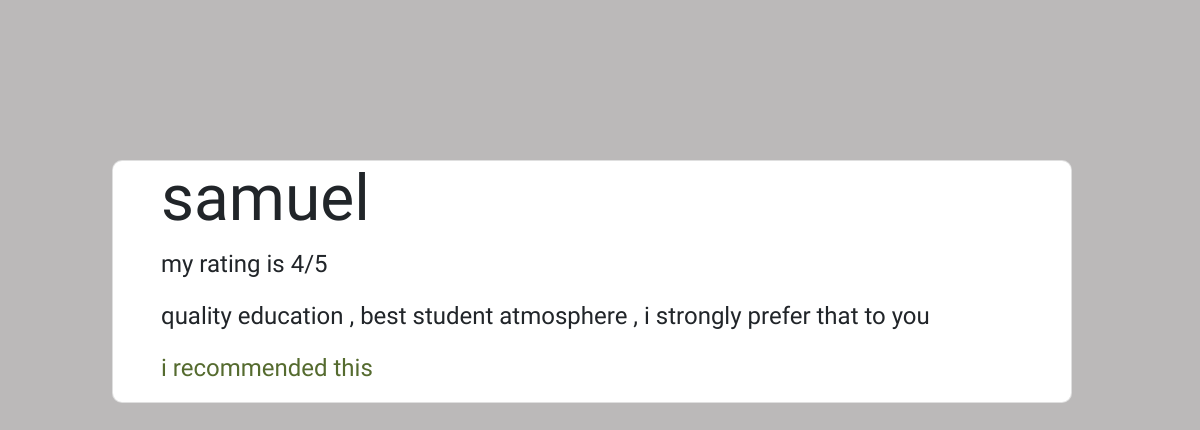
The page /review-sec/detail-review/samuel/ (signed in) on the database its author committed.
### reviews/models.py (models this page shows, shortened)
class Review(models.Model):
    name = models.CharField(max_length=50, default="")
    text = models.TextField()
    rating = models.PositiveIntegerField(validators=[MinValueValidator(1),MaxValueValidator(5)])
    recommended = models.BooleanField(default=True)
    slug = models.SlugField(default="", null=False, blank=True, db_index=True)

### reviews/views.py (the view)
# urls.py: path("detail-review/<slug:slug>/",views.DetailReview.as_view(),name="detail")
class DetailReview(LoginRequiredMixin,DetailView):
    template_name = "add_reviews/detail-review.html"
    model = Review
    context_object_name = "detail__review"

### reviews/templates/add_reviews/detail-review.html (shortened to what this page needs)
{% extends 'base.html' %}
{% load static %}
{% block css %}
    {% static 'styles/detail-review.css' %}
{% endblock css %}
{% block content %}
    <form action="/" method="GET">
        <div class="card">
            <h1 class="detail__head">{{detail__review.name}}</h1>
            <p> my rating is {{detail__review.rating}}/5</p>
            <p>{{detail__review.text}}</p>
            {% if detail__review.rating >= 3 %}
                <p class="detail__recommend">i recommended this</p>
            {% else %}
                <p class="detail__non-recommend">choose at your own risk</p>
            {% endif %}
        </div>
    </form>
{% endblock content %}

### reviews/static/styles/detail-review.css (style rules this page uses)
body { margin: 0; padding: 0; font-family: 'Roboto Condensed', sans-serif; background-color: rgb(187, 185, 185); }
.card { width: 80%; position: relative; top: 10rem; left: 7rem; padding: 0rem 3rem; border-radius: 10px; }
.detail__recommend { color: #556B2F; }
.detail__head { font-size: 4rem; }
p { font-size: 1.5rem; }

### rows shown on the page
Review: name "samuel", rating "4", text "quality education , best student atmosphere , i strongly prefer that to you"
